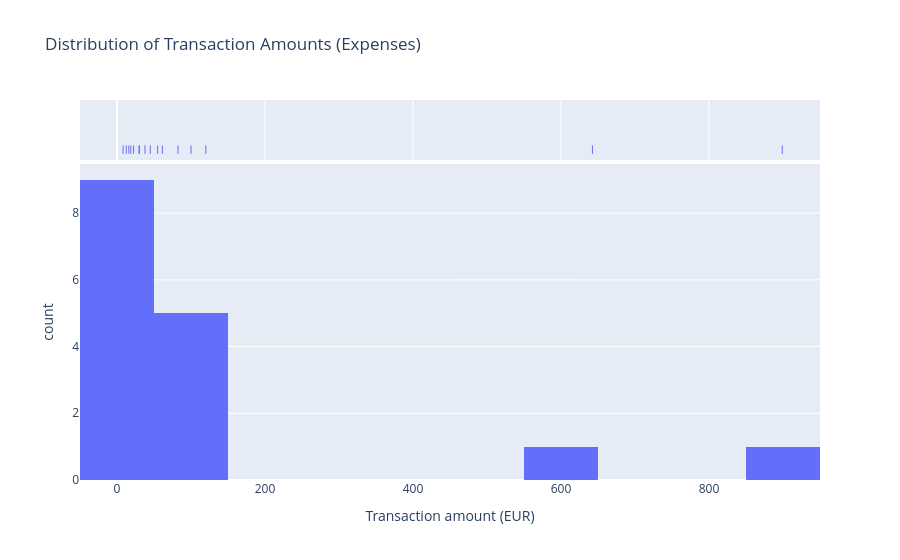

Source (notebook cell):
### Markdown cell above
Visualisation: distribution of transaction amounts.

### Code cell
fig = px.histogram(
    expenses,
    x="abs_amount",
    nbins=10,
    marginal="rug",
    title="Distribution of Transaction Amounts (Expenses)",
    labels={"abs_amount": "Transaction amount (EUR)"},
)
fig.update_layout(showlegend=False)
fig.show()

### Figure 1 — Plotly figure (JSON) as saved in the notebook; plotly's stock layout.template omitted (floating-point values rounded to 4 significant figures)
{"data": [{"bingroup": "x", "hovertemplate": "Transaction amount (EUR)=%{x}<br>count=%{y}<extra></extra>", "legendgroup": "", "marker": {"color": "#636efa", "pattern": {"shape": ""}}, "name": "", "nbinsx": 10, "orientation": "v", "showlegend": false, "type": "histogram", "x": [12.5, 54.9, 29.99, 82.4, 45.0, 18.75, 120.0, 642.5, 899.0, 8.2, 15.99, 61.3, 29.99, 37.8, 100.0, 22.4], "xaxis": "x", "yaxis": "y"}, {"boxpoints": "all", "fillcolor": "rgba(255,255,255,0)", "hoveron": "points", "hovertemplate": "Transaction amount (EUR)=%{x}<extra></extra>", "jitter": 0, "legendgroup": "", "line": {"color": "rgba(255,255,255,0)"}, "marker": {"color": "#636efa", "symbol": "line-ns-open"}, "name": "", "showlegend": false, "type": "box", "x": [12.5, 54.9, 29.99, 82.4, 45.0, 18.75, 120.0, 642.5, 899.0, 8.2, 15.99, 61.3, 29.99, 37.8, 100.0, 22.4], "xaxis": "x2", "yaxis": "y2"}], "layout": {"barmode": "relative", "legend": {"tracegroupgap": 0}, "showlegend": false, "title": {"text": "Distribution of Transaction Amounts (Expenses)"}, "xaxis": {"anchor": "y", "domain": [0.0, 1.0], "title": {"text": "Transaction amount (EUR)"}}, "xaxis2": {"anchor": "y2", "domain": [0.0, 1.0], "matches": "x", "showgrid": true, "showticklabels": false}, "yaxis": {"anchor": "x", "domain": [0.0, 0.8316], "title": {"text": "count"}}, "yaxis2": {"anchor": "x2", "domain": [0.8416, 1.0], "matches": "y2", "showgrid": false, "showline": false, "showticklabels": false, "ticks": ""}}}
